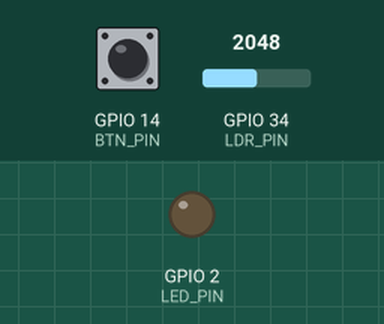
Simulated run of this sketch. Board: ESP32. Parts: output pins drawn as LEDs (lit = HIGH). Dashed ring = blinking. Inputs (shaded band) come from the test bench; at power-on: GPIO 34 (LDR_PIN) = 2048, GPIO 14 (BTN_PIN) HIGH.

Above: at 1.2 s.
1.3 s: GPIO 34 (LDR_PIN) set to 868
2.8 s: GPIO 34 (LDR_PIN) set to 757
At 3.9 s:
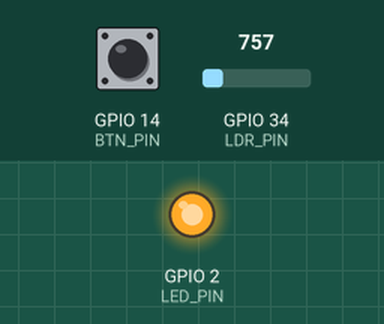
4.3 s: GPIO 14 (BTN_PIN) pulled LOW for 1 s
At 6.0 s:
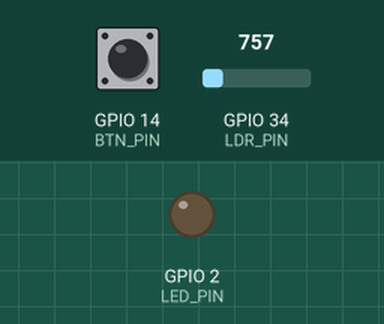
6.9 s: GPIO 14 (BTN_PIN) pulled LOW for 0.15 s
At 8.4 s:
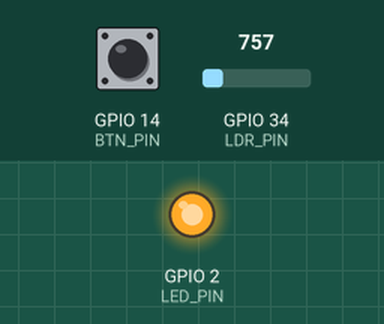
8.7 s: GPIO 14 (BTN_PIN) pulled LOW for 3.2 s
At 12.2 s:
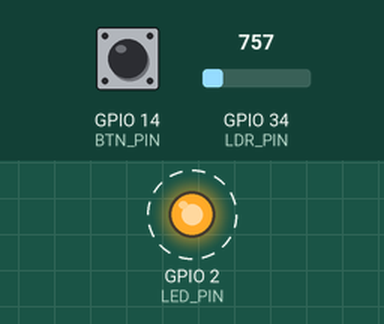
Timing chart, 0 to 13.7 s (numbered marks = the images above; inputs shaded):
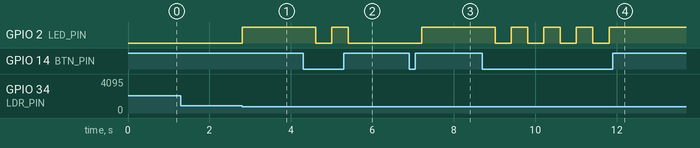

The sketch:

Projeto3.ino
```cpp
#define LDR_PIN 34
#define LED_PIN 2
#define BTN_PIN 14

bool modoAuto = true;

void setup(){
  Serial.begin(115200);

  pinMode(LED_PIN, OUTPUT);
  pinMode(BTN_PIN, INPUT_PULLUP);
}

void loop(){
  if (!digitalRead(BTN_PIN)) {
    modoAuto = !modoAuto;
    delay(300);
  }

  int luz = analogRead(LDR_PIN);

  if (modoAuto) {
    if (luz < 800) digitalWrite(LED_PIN, HIGH);
    else digitalWrite(LED_PIN, LOW);
  } else {
    digitalWrite(LED_PIN, LOW);
  }

  delay(100);
}
```

Measured:
- the behaviour switches between 800 and 799 on GPIO 34 (LDR_PIN) (found by bisection; images 0 and 1)
- after the input at 1.3 s, every drawn part: stays the same
- after the input at 2.8 s, GPIO 2 (LED_PIN): LOW → HIGH at once
- after the input at 4.3 s, GPIO 2 (LED_PIN): HIGH → LOW after 0.31 s, → HIGH 0.40 s later, → LOW 0.40 s later
- after the input at 6.9 s, GPIO 2 (LED_PIN): LOW → HIGH after 0.31 s
- after the input at 8.7 s, GPIO 2 (LED_PIN): alternates HIGH for 0.40 s and LOW for 0.40 s, 8 changes in all, then stays HIGH, starting after 0.31 s
